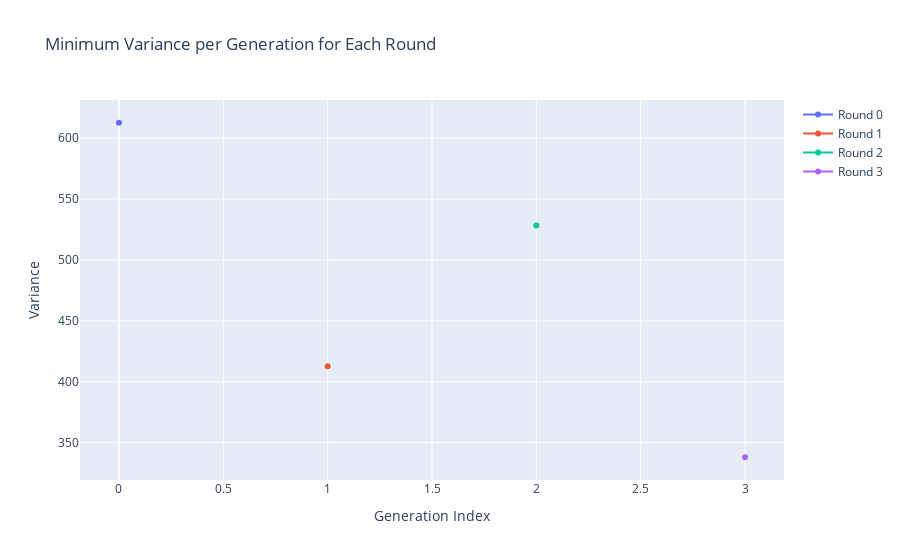

Notebook code cell kept with this figure:
### Code cell
import plotly.graph_objects as go
import pandas as pd

# Example data (replace with your own)
data = logger.variances
for item in data:
    print(item)

# Convert to DataFrame for easy grouping
df = pd.DataFrame(data, columns=["round_idx", "gen_idx", "bitstring", "variance"])

# For each round & generation, find the row with minimum variance
df_min = df.loc[df.groupby(["round_idx", "gen_idx"])["variance"].idxmin()]

# Create interactive plot
fig = go.Figure()

for round_val, group in df_min.groupby("round_idx"):
    print(group)
    fig.add_trace(
        go.Scatter(
            x=group["gen_idx"],
            y=group["variance"],
            mode="lines+markers",
            name=f"Round {round_val}",
            text=[f"Bitstring: {b}" for b in group["bitstring"]],
            hovertemplate="Gen: %{x}<br>Variance: %{y}<br>%{text}"
        )
    )

fig.update_layout(
    title="Minimum Variance per Generation for Each Round",
    xaxis_title="Generation Index",
    yaxis_title="Variance",
    hovermode="closest"
)

fig.show()

### Figure 1 — Plotly figure (JSON) as saved in the notebook; plotly's stock layout.template omitted (floating-point values rounded to 4 significant figures)
{"data": [{"hovertemplate": "Gen: %{x}<br>Variance: %{y}<br>%{text}", "mode": "lines+markers", "name": "Round 0", "text": ["Bitstring: [1, 0, 0, 1, 1, 1, 0, 0, 1, 1, 1, 1, 1, 1, 0, 1, 0, 1, 0, 1, 1, 0, 0, 1, 0, 0, 1, 0, 1, 0]"], "type": "scatter", "x": [0], "y": [612.6]}, {"hovertemplate": "Gen: %{x}<br>Variance: %{y}<br>%{text}", "mode": "lines+markers", "name": "Round 1", "text": ["Bitstring: [1, 1, 1, 1, 1, 0, 0, 0, 0, 1, 1, 0, 0, 0, 0, 0, 0, 0, 1, 1, 0, 1, 0, 0, 1, 1, 0, 0, 1, 1]"], "type": "scatter", "x": [1], "y": [412.6]}, {"hovertemplate": "Gen: %{x}<br>Variance: %{y}<br>%{text}", "mode": "lines+markers", "name": "Round 2", "text": ["Bitstring: [0, 1, 1, 0, 1, 0, 0, 0, 1, 1, 0, 1, 0, 0, 0, 0, 1, 1, 0, 1, 1, 1, 0, 0, 1, 1, 1, 1, 1, 1]"], "type": "scatter", "x": [2], "y": [528.3]}, {"hovertemplate": "Gen: %{x}<br>Variance: %{y}<br>%{text}", "mode": "lines+markers", "name": "Round 3", "text": ["Bitstring: [0, 1, 1, 1, 1, 0, 1, 1, 1, 1, 0, 1, 1, 1, 1, 1, 1, 0, 0, 0, 0, 0, 0, 0, 0, 1, 0, 1, 1, 0]"], "type": "scatter", "x": [3], "y": [338.0]}], "layout": {"hovermode": "closest", "title": {"text": "Minimum Variance per Generation for Each Round"}, "xaxis": {"title": {"text": "Generation Index"}}, "yaxis": {"title": {"text": "Variance"}}}}
